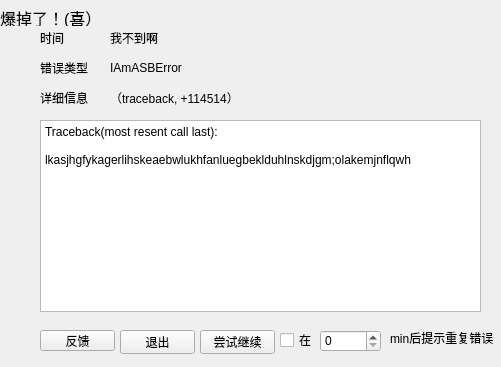
<?xml version="1.0" encoding="UTF-8"?>
<ui version="4.0">
 <class>Form</class>
 <widget class="QWidget" name="Form">
  <property name="geometry">
   <rect>
    <x>0</x>
    <y>0</y>
    <width>501</width>
    <height>367</height>
   </rect>
  </property>
  <property name="windowTitle">
   <string>Form</string>
  </property>
  <widget class="QLabel" name="label">
   <property name="geometry">
    <rect>
     <x>0</x>
     <y>10</y>
     <width>161</width>
     <height>16</height>
    </rect>
   </property>
   <property name="font">
    <font>
     <pointsize>12</pointsize>
    </font>
   </property>
   <property name="text">
    <string>爆掉了！(喜）</string>
   </property>
  </widget>
  <widget class="QLabel" name="label_2">
   <property name="geometry">
    <rect>
     <x>40</x>
     <y>60</y>
     <width>54</width>
     <height>16</height>
    </rect>
   </property>
   <property name="text">
    <string>错误类型</string>
   </property>
  </widget>
  <widget class="QLabel" name="label_3">
   <property name="geometry">
    <rect>
     <x>110</x>
     <y>60</y>
     <width>341</width>
     <height>16</height>
    </rect>
   </property>
   <property name="text">
    <string>IAmASBError</string>
   </property>
  </widget>
  <widget class="QLabel" name="label_4">
   <property name="geometry">
    <rect>
     <x>40</x>
     <y>90</y>
     <width>54</width>
     <height>16</height>
    </rect>
   </property>
   <property name="text">
    <string>详细信息</string>
   </property>
  </widget>
  <widget class="QTextBrowser" name="textBrowser">
   <property name="geometry">
    <rect>
     <x>40</x>
     <y>120</y>
     <width>441</width>
     <height>192</height>
    </rect>
   </property>
   <property name="html">
    <string>&lt;!DOCTYPE HTML PUBLIC &quot;-//W3C//DTD HTML 4.0//EN&quot; &quot;http://www.w3.org/TR/REC-html40/strict.dtd&quot;&gt;
&lt;html&gt;&lt;head&gt;&lt;meta name=&quot;qrichtext&quot; content=&quot;1&quot; /&gt;&lt;meta charset=&quot;utf-8&quot; /&gt;&lt;style type=&quot;text/css&quot;&gt;
p, li { white-space: pre-wrap; }
hr { height: 1px; border-width: 0; }
li.unchecked::marker { content: &quot;\2610&quot;; }
li.checked::marker { content: &quot;\2612&quot;; }
&lt;/style&gt;&lt;/head&gt;&lt;body style=&quot; font-family:'Microsoft YaHei UI'; font-size:9pt; font-weight:400; font-style:normal;&quot;&gt;
&lt;p style=&quot; margin-top:0px; margin-bottom:0px; margin-left:0px; margin-right:0px; -qt-block-indent:0; text-indent:0px;&quot;&gt;Traceback(most resent call last):&lt;/p&gt;
&lt;p style=&quot; margin-top:0px; margin-bottom:0px; margin-left:0px; margin-right:0px; -qt-block-indent:0; text-indent:0px;&quot;&gt;	lkasjhgfykagerlihskeaebwlukhfanluegbeklduhlnskdjgm;olakemjnflqwh&lt;/p&gt;&lt;/body&gt;&lt;/html&gt;</string>
   </property>
   <property name="acceptRichText">
    <bool>false</bool>
   </property>
  </widget>
  <widget class="QLabel" name="label_5">
   <property name="geometry">
    <rect>
     <x>110</x>
     <y>90</y>
     <width>341</width>
     <height>16</height>
    </rect>
   </property>
   <property name="text">
    <string>（traceback, +114514）</string>
   </property>
  </widget>
  <widget class="QLabel" name="label_6">
   <property name="geometry">
    <rect>
     <x>40</x>
     <y>30</y>
     <width>54</width>
     <height>16</height>
    </rect>
   </property>
   <property name="text">
    <string>时间</string>
   </property>
  </widget>
  <widget class="QLabel" name="label_7">
   <property name="geometry">
    <rect>
     <x>110</x>
     <y>30</y>
     <width>341</width>
     <height>16</height>
    </rect>
   </property>
   <property name="text">
    <string>我不到啊</string>
   </property>
  </widget>
  <widget class="QPushButton" name="pushButton">
   <property name="geometry">
    <rect>
     <x>120</x>
     <y>330</y>
     <width>75</width>
     <height>24</height>
    </rect>
   </property>
   <property name="text">
    <string>退出</string>
   </property>
  </widget>
  <widget class="QPushButton" name="pushButton_2">
   <property name="geometry">
    <rect>
     <x>40</x>
     <y>330</y>
     <width>75</width>
     <height>21</height>
    </rect>
   </property>
   <property name="text">
    <string>反馈</string>
   </property>
  </widget>
  <widget class="QPushButton" name="pushButton_3">
   <property name="geometry">
    <rect>
     <x>200</x>
     <y>330</y>
     <width>75</width>
     <height>24</height>
    </rect>
   </property>
   <property name="text">
    <string>尝试继续</string>
   </property>
  </widget>
  <widget class="QCheckBox" name="checkBox">
   <property name="geometry">
    <rect>
     <x>280</x>
     <y>330</y>
     <width>41</width>
     <height>20</height>
    </rect>
   </property>
   <property name="text">
    <string>在</string>
   </property>
  </widget>
  <widget class="QSpinBox" name="spinBox">
   <property name="geometry">
    <rect>
     <x>320</x>
     <y>330</y>
     <width>61</width>
     <height>22</height>
    </rect>
   </property>
   <property name="maximum">
    <number>114514</number>
   </property>
  </widget>
  <widget class="QLabel" name="label_8">
   <property name="geometry">
    <rect>
     <x>390</x>
     <y>330</y>
     <width>341</width>
     <height>16</height>
    </rect>
   </property>
   <property name="text">
    <string>min后提示重复错误</string>
   </property>
  </widget>
 </widget>
 <resources/>
 <connections/>
</ui>
